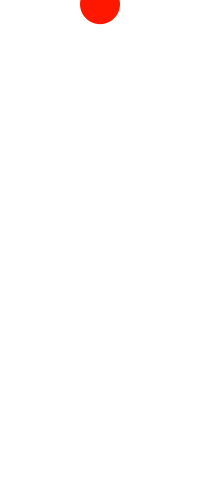
Frame 1 (no input)
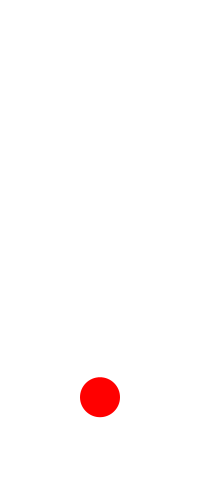
Frame 60 (the mouse pressed at the canvas centre just before this capture)
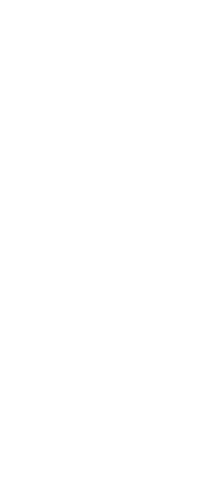
Frame 120 (the mouse held since frame 60 and released just before this capture)

The Processing sketch that drew these frames (run headless with seeded random() and noise(); from frame 60 on, the mouse is pressed at the canvas centre):

// Processing sketch: ball_y3
// ── ball_y3.pde
// 定数
final float gravity = 9.8 / 60;  // <-- 1/60秒あたりの重力加速度
final float elas = 0.98;    //反発係数
// 変数
int fps = 90;
float x;
float y0 = 0;
float y;                         // <-- ボールのy座標
float vy0 = 4;
float vy;                        // <-- ボールの速度のy成分
int d = 40;
float hue;

void setup() {
  frameRate(fps);
  size(200, 480);
  noStroke();
  colorMode(HSB, 360, 100, 100);
  x = 100;
  y = y0;
  vy = vy0;
}

void draw() {
  vy += gravity;
  if(y > height-d/2){
    y = height - d / 2;
    vy = -vy * elas;
  }
  y += vy;
  
  hue = y * height / 360;
  background(0, 0, 100);
  fill(hue,100,100);
  ellipse(x, y, d, d);
}
